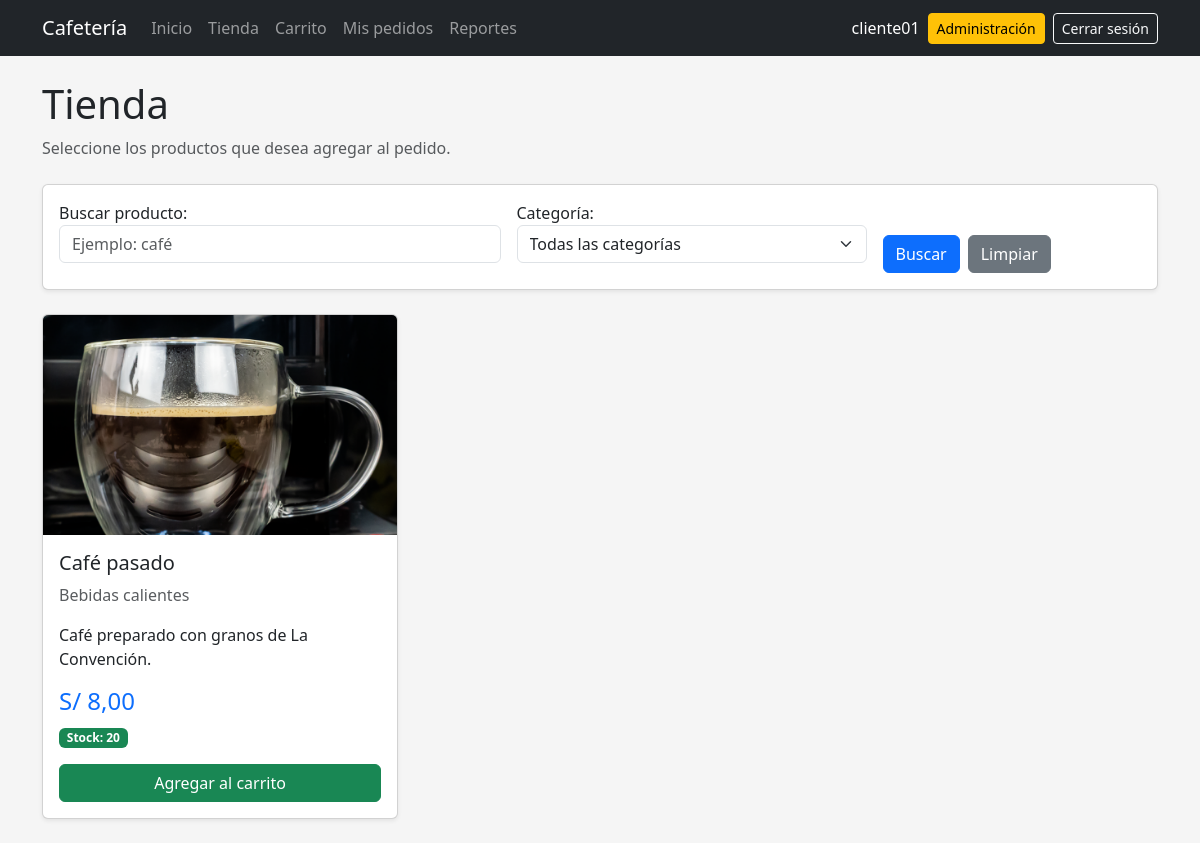
The app's page /tienda/ (signed in), older data.
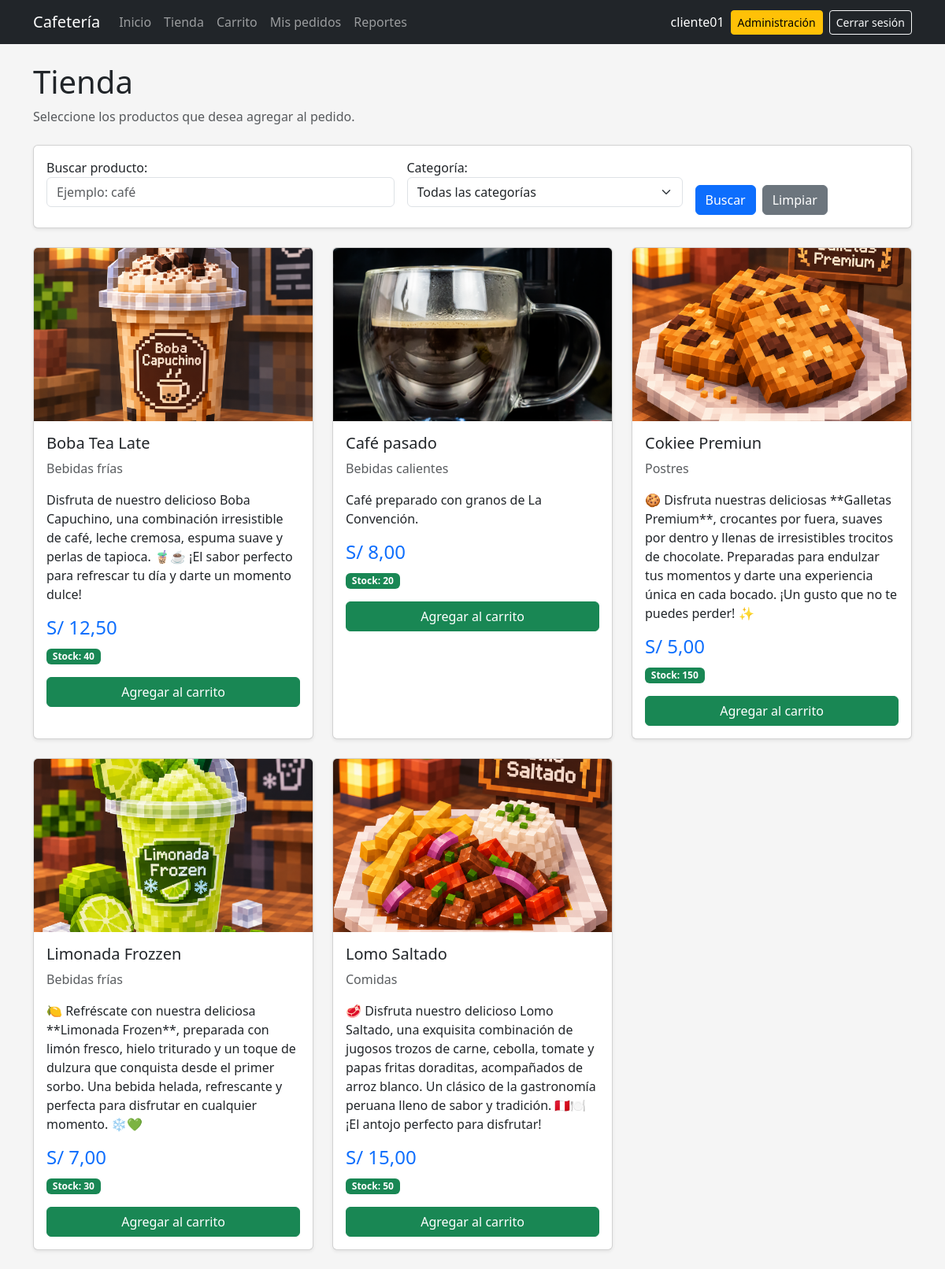
The same page, newer data.
### pedidos/models.py (models this page shows, shortened)
class Producto(models.Model):
    nombre = models.CharField(max_length=100)
    descripcion = models.TextField(blank=True)
    categoria = models.ForeignKey(
        Categoria,
        on_delete=models.SET_NULL,
        null=True,
        blank=True,
        related_name="productos",
    )
    precio = models.DecimalField(
        max_digits=8,
        decimal_places=2,
    )
    stock = models.PositiveIntegerField(default=0)
    imagen = models.ImageField(
        upload_to="productos/",
        blank=True,
    )
    activo = models.BooleanField(default=True)
    class Meta:
        ordering = ["nombre"]

class Categoria(models.Model):
    nombre = models.CharField(max_length=100)
    descripcion = models.TextField(blank=True)
    activo = models.BooleanField(default=True)
    def __str__(self):
        return self.nombre
    class Meta:
        verbose_name = "Categoría"
        verbose_name_plural = "Categorías"
        ordering = ["nombre"]

### pedidos/views.py (the view, shortened to what this page needs)
@login_required
def tienda(request):
    productos = (
        Producto.objects
        .filter(
            activo=True
        )
        .select_related(
            "categoria"
        )
        .order_by(
            "nombre"
        )
    )
    form = ProductoFiltroForm(
        request.GET or None
    )
    return render(
        request,
        "tienda/lista.html",
        {
            "productos": productos,
            "form": form,
        },
    )

### pedidos/forms.py
class ProductoFiltroForm(forms.Form):
    busqueda = forms.CharField(
        required=False,
        label="Buscar producto",
        widget=forms.TextInput(
            attrs={
                "class": "form-control",
                "placeholder": "Ejemplo: café",
            }
        ),
    )
    categoria = forms.ModelChoiceField(
        required=False,
        queryset=Categoria.objects.filter(
            activo=True
        ).order_by("nombre"),
        empty_label="Todas las categorías",
        label="Categoría",
        widget=forms.Select(
            attrs={
                "class": "form-select",
            }
        ),
    )

### pedidos/templates/tienda/lista.html (shortened to what this page needs)
{% extends "base.html" %}
{% block content %}
<div class="mb-4">
    <h1>
        Tienda
    </h1>
    <p class="text-muted">
        Seleccione los productos
        que desea agregar al pedido.
    </p>
</div>
<div class="card mb-4 shadow-sm">
    <div class="card-body">
        <form method="get">
            <div class="row g-3 align-items-end">
                <div class="col-md-5">
                    {{ form.busqueda.label_tag }}
                    {{ form.busqueda }}
                </div>
                <div class="col-md-4">
                    {{ form.categoria.label_tag }}
                    {{ form.categoria }}
                </div>
                <div class="col-md-3">
                    <div class="d-flex gap-2">
                        <button
                            type="submit"
                            class="btn btn-primary"
                        >
                            Buscar
                        </button>
                        <a
                            href="{% url 'tienda' %}"
                            class="btn btn-secondary"
                        >
                            Limpiar
                        </a>
                    </div>
                </div>
            </div>
        </form>
    </div>
</div>
<div class="row g-4">
{% for producto in productos %}
<div class="col-md-6 col-lg-4">
    <div class="card h-100 shadow-sm">
        {% if producto.imagen %}
        <img
            src="{{ producto.imagen.url }}"
            class="card-img-top producto-imagen"
            alt="{{ producto.nombre }}"
        >
        {% else %}
        <div class="producto-sin-imagen">
            Sin imagen
        </div>
        {% endif %}
        <div class="card-body">
            <h5 class="card-title">
                {{ producto.nombre }}
            </h5>
            <p class="text-muted">
                {% if producto.categoria %}
                    {{ producto.categoria.nombre }}
                {% else %}
                    Sin categoría
                {% endif %}
            </p>
            <p>
                {{ producto.descripcion }}
            </p>
            <h4 class="text-primary">
                S/ {{ producto.precio }}
            </h4>
            {% if producto.stock > 0 %}
            <p>
                <span class="badge text-bg-success">
                    Stock:
                    {{ producto.stock }}
                </span>
            </p>
            <form
                method="post"
                action="{% url 'agregar_producto' producto.id %}"
            >
                <button
                    type="submit"
                    class="btn btn-success w-100"
                >
                    Agregar al carrito
                </button>
            </form>
            {% endif %}
        </div>
    </div>
</div>
{% empty %}
<div class="col-12">
    <div class="alert alert-info">
        No existen productos disponibles.
    </div>
</div>
{% endfor %}
</div>
{% endblock %}

### pedidos/templates/base.html (shortened to what this page needs)
{% load static %}
<!DOCTYPE html>
<html lang="es">
<head>
    <link
        href="https://cdn.jsdelivr.net/npm/bootstrap@5.3.3/dist/css/bootstrap.min.css"
        rel="stylesheet"
    >
    <link
        rel="stylesheet"
        href="{% static 'css/base.css' %}"
    >
</head>
<body>
{% if user.is_authenticated %}
<nav
    class="navbar navbar-expand-lg bg-dark"
    data-bs-theme="dark"
>
    <div class="container">
        <a
            class="navbar-brand"
            href="{% url 'inicio' %}"
        >
            Cafetería
        </a>
        <div
            class="collapse navbar-collapse"
            id="menuPrincipal"
        >
            <div class="navbar-nav me-auto">
                <a
                    class="nav-link"
                    href="{% url 'inicio' %}"
                >
                    Inicio
                </a>
                <a
                    class="nav-link"
                    href="{% url 'tienda' %}"
                >
                    Tienda
                </a>
                <a
                    class="nav-link"
                    href="{% url 'ver_carrito' %}"
                >
                    Carrito
                </a>
                <a
                    class="nav-link"
                    href="{% url 'mis_pedidos' %}"
                >
                    Mis pedidos
                </a>
                {% if user.is_staff %}
                <a
                    class="nav-link"
                    href="{% url 'reportes' %}"
                >
                    Reportes
                </a>
                {% endif %}
            </div>
            <div
                class="d-flex align-items-center gap-2"
            >
                <span
                    class="navbar-text text-white"
                >
                    {{ user.username }}
                </span>
                {% if user.is_staff %}
                <a
                    href="{% url 'admin:index' %}"
                    class="btn btn-warning btn-sm"
                >
                    Administración
                </a>
                {% endif %}
                <form
                    method="post"
                    action="{% url 'logout' %}"
                    class="m-0"
                >
                    <button
                        type="submit"
                        class="btn btn-outline-light btn-sm"
                    >
                        Cerrar sesión
                    </button>
                </form>
            </div>
        </div>
    </div>
</nav>
{% endif %}
<main class="container py-4">
    {% block content %}
    {% endblock %}
</main>
</body>
</html>

### static/css/base.css (style rules this page uses)
body { background-color: #f4f4f4; }
form input, form select, form textarea { width: 100%; padding: 8px; margin-bottom: 10px; }
.navbar form { width: auto; }
.navbar form button { width: auto; }
body { background-color: #f5f5f5; }
.producto-imagen { height: 220px; object-fit: cover; }
.card { transition: transform 0.2s; }

Row changes from the older to the newer data that the page shows:
added Producto: imagen (picture), nombre "Boba Tea Late", categoria.nombre "Bebidas frías", descripcion "Disfruta de nuestro delicioso Boba Capuchino, una combinación irresistible de café, leche cremosa, espuma suave y perlas de tapioca. 🧋☕ ¡El sabor perfecto para refrescar tu día y darte un momento dulce!", precio "12,50", stock "40"
added Producto: imagen (picture), nombre "Cokiee Premiun", categoria.nombre "Postres", descripcion "🍪 Disfruta nuestras deliciosas **Galletas Premium**, crocantes por fuera, suaves por dentro y llenas de irresistibles trocitos de chocolate. Preparadas para endulzar tus momentos y darte una experiencia única en cada bocado. ¡Un gusto que no te puedes perder! ✨", precio "5,00", stock "150"
added Producto: imagen (picture), nombre "Limonada Frozzen", categoria.nombre "Bebidas frías", descripcion "🍋 Refréscate con nuestra deliciosa **Limonada Frozen**, preparada con limón fresco, hielo triturado y un toque de dulzura que conquista desde el primer sorbo. Una bebida helada, refrescante y perfecta para disfrutar en cualquier momento. ❄️💚", precio "7,00", stock "30"
added Producto: imagen (picture), nombre "Lomo Saltado", categoria.nombre "Comidas", descripcion "🥩 Disfruta nuestro delicioso Lomo Saltado, una exquisita combinación de jugosos trozos de carne, cebolla, tomate y papas fritas doraditas, acompañados de arroz blanco. Un clásico de la gastronomía peruana lleno de sabor y tradición. 🇵🇪🍽️ ¡El antojo perfecto para disfrutar!", precio "15,00", stock "50"
